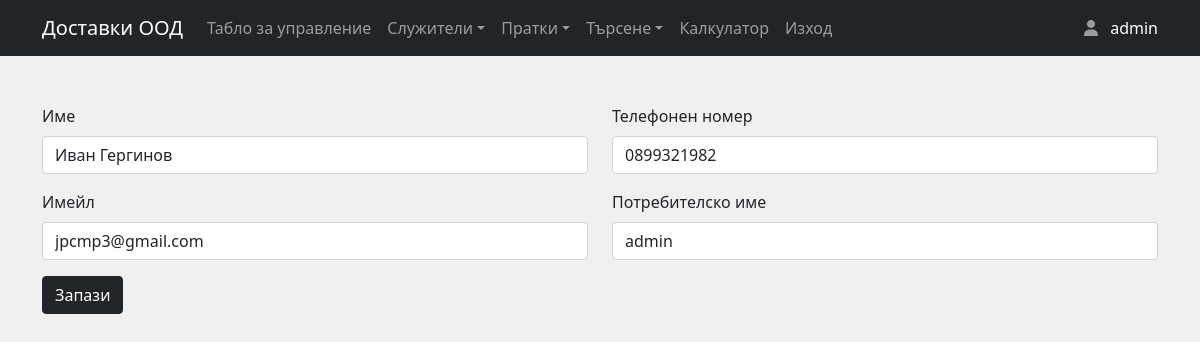
Screenshot of /updateUser.php?updateid=1 (signed in) with the database file from the repository.
### tables this page shows
CREATE TABLE `users` (
  `usersId` int(6) NOT NULL,
  `usersName` varchar(128) NOT NULL,
  `usersEmail` varchar(128) NOT NULL,
  `usersPhoneNumber` varchar(20) NOT NULL,
  `usersUid` varchar(128) NOT NULL,
  `usersPwd` varchar(128) NOT NULL,
  `userCreatedDate` datetime NOT NULL DEFAULT current_timestamp()
);

### includes/updateUser.inc.php (called while the page is built, shortened)
<?php
include_once 'dbh.inc.php';
$id = $_GET['updateid'];
$sql = "SELECT * FROM users WHERE usersid = $id";
$result = mysqli_query($conn, $sql);
$row = mysqli_fetch_assoc($result);
$name = $row['usersName'];
$email = $row['usersEmail'];
$phonenumber = $row['usersPhoneNumber'];
$username = $row['usersUid'];

### updateUser.php (the view, shortened to what this page needs)
<?php
include_once 'header.php';
include_once 'includes/updateUser.inc.php';
?>
<div class="container my-5">
    <form method="POST">
        <div class="row">
            <div class="col-md-6">
                <div class="mb-3">
                    <label class="form-label">Име</label>
                    <input value="<?php echo $name; ?>" name="name" type="text" class="form-control" placeholder="Въведете име">
                </div>
                <div class="mb-3">
                    <label class="form-label">Имейл</label>
                    <input value="<?php echo $email; ?>" name="email" type="email" class="form-control" placeholder="Въведете email">
                </div>
            </div>
            <div class="col-md-6">
                <div class="mb-3">
                    <label class="form-label">Телефонен номер</label>
                    <input value="<?php echo $phonenumber; ?>" name="phonenumber" type="text" class="form-control" placeholder="Въведете номер">
                </div>
                <div class="mb-3">
                    <label class="form-label">Потребителско име</label>
                    <input value="<?php echo $username; ?>" name="uid" type="text" class="form-control" placeholder="Въведете номер">
                </div>
            </div>
        </div>
        <div class="row">
            <div class="col">
                <button name="submit" type="submit" class="btn btn-dark">Запази</button>
            </div>
        </div>
    </form>
</div>
</body>
</html>

### rows the page displays
users: name "Иван Гергинов", email "jpcmp3@gmail.com", phonenumber "0899321982", uid "admin"

### other values shown
$_SESSION["useruid"] "admin"
